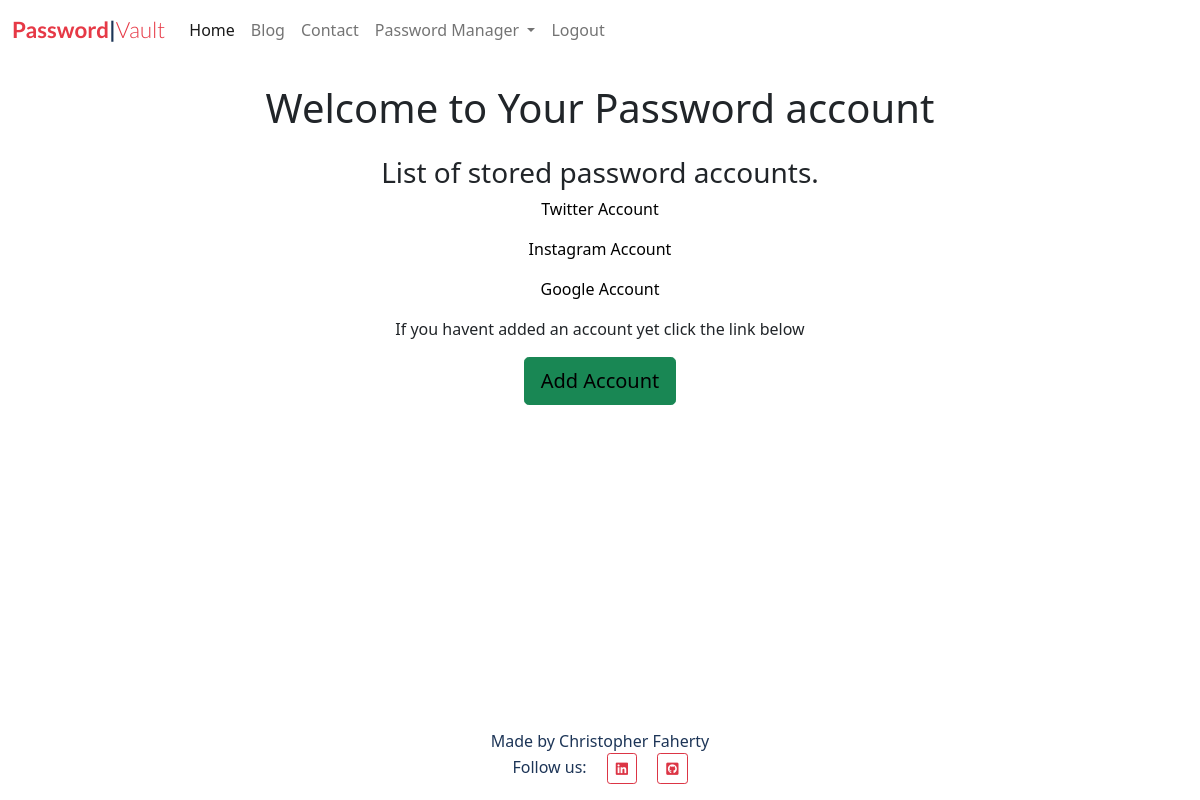
Page /view/ (signed in) on the earlier database version.
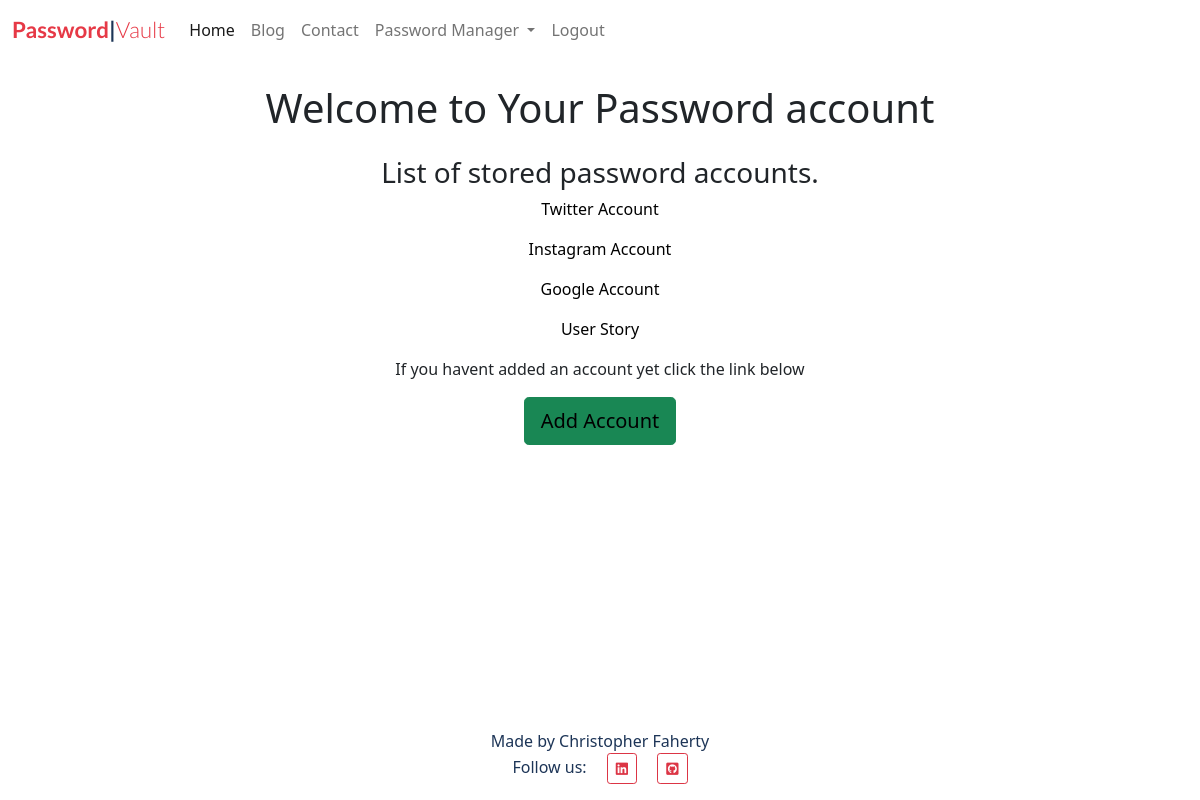
Same page on the later database version.
### pwmanagerapp/models.py (models this page shows, shortened)
class PwAccount(models.Model):
    user = models.ForeignKey(User, on_delete=models.CASCADE, related_name="pwaccount", null=True)
    name = models.CharField(max_length=200)
    website = models.CharField(max_length =100)
    email = models.EmailField(max_length =100)
    username = models.CharField(max_length =50)
    password = encrypt(models.CharField(max_length=50, blank=False))

### pwmanagerapp/views.py (the view)
# urls.py: path("view/", view, name="view"),
def view(request):
    return render(request, "pwmanagerapp/viewpw.html", {})

### pwmanagerapp/templates/pwmanagerapp/viewpw.html (shortened to what this page needs)
{% extends "base.html" %}
{% block content %}
<div class="mx-auto my-4 text-center">
    <h1>Welcome to Your Password account</h1>
</div>
<div class="container text-center">
    <h3>List of stored password accounts.</h3>
    {% for pw in user.pwaccount.all %}
	    <p><a href="{% url 'index' pw.id %}">{{ pw.name }}</a></p>
    {% endfor %}
    <p>If you havent added an account yet click the link below</p>
    <button type="button" class="btn btn-success btn-lg"><a href="{% url 'create' %}">Add Account</a></button>
</div>
{% endblock %}

Differences in the rows shown:
added PwAccount: name "User Story"
